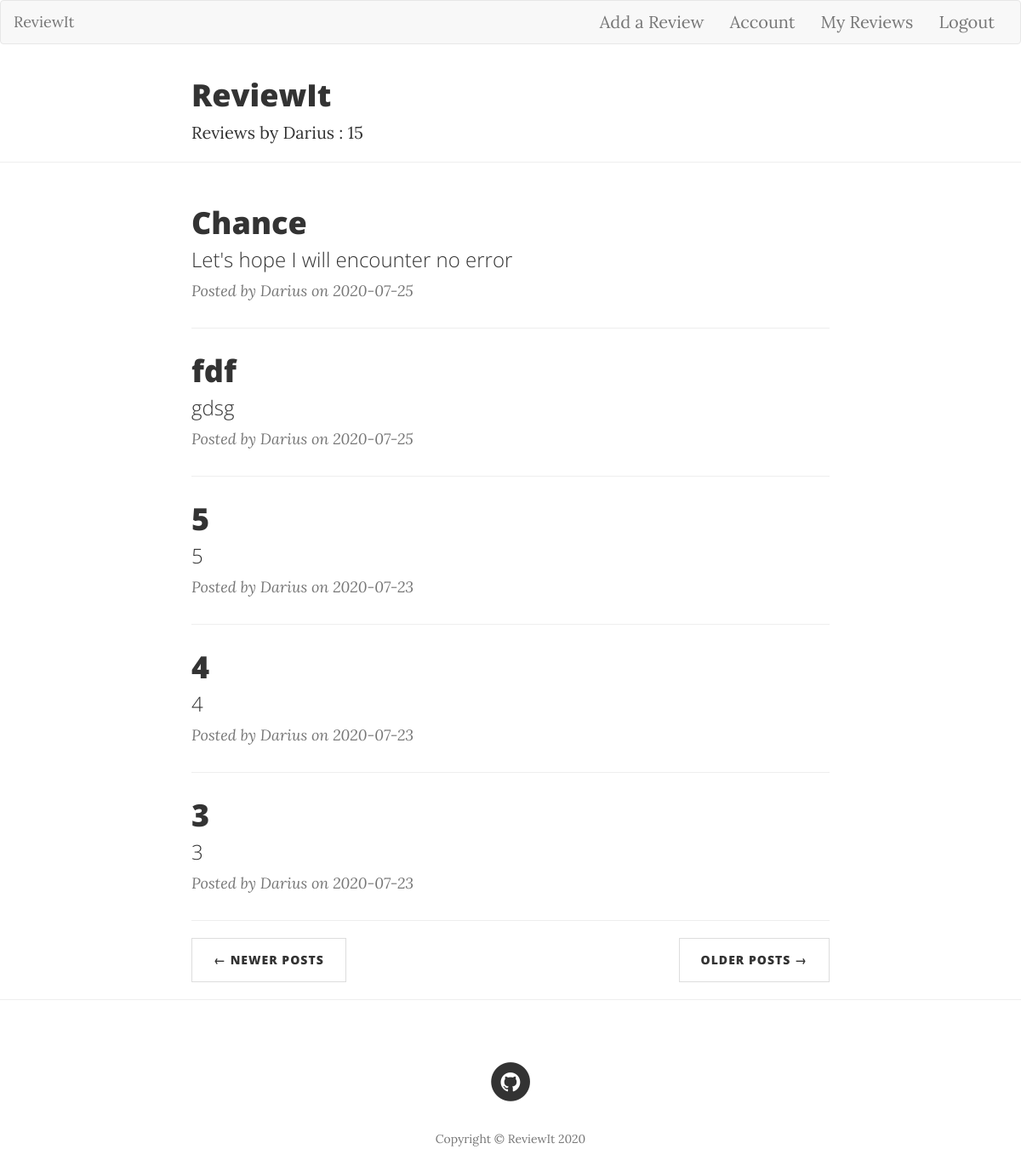
The page /user/Darius?page=2 (signed in) on the database its author committed.
### flaskreview/models.py (models this page shows, shortened)
class User(db.Model, UserMixin):
    id = db.Column(db.Integer, primary_key=True)
    username = db.Column(db.String(20), unique=True, nullable=False)
    email = db.Column(db.String(120), unique=True, nullable=False)
    password = db.Column(db.String(60), nullable=False)
    reviews = db.relationship('Review', backref='author', lazy=True)

class Review(db.Model):
    id = db.Column(db.Integer, primary_key=True)
    title = db.Column(db.String(100), nullable=False)
    description = db.Column(db.Text, nullable=False)
    rating = db.Column(db.Integer, nullable=False)
    country = db.Column(db.String(100))
    city = db.Column(db.String(100))
    date_created = db.Column(db.DateTime, nullable=False, default=datetime.utcnow)
    pictures = db.Column(db.String(20))
    user_id = db.Column(db.Integer, db.ForeignKey('user.id'), nullable=False)

### flaskreview/users/routes.py (the view)
@users.route("/user/<string:username>")
@login_required
def user_posts(username):
    page = request.args.get('page', 1, type=int)
    user = User.query.filter_by(username=username).first_or_404()
    reviews = Review.query.filter_by(author=user)\
        .order_by(Review.date_created.desc())\
        .paginate(page=page, per_page=5)
    return render_template('user_posts.html', reviews=reviews, user=user, title='My Reviews')

### flaskreview/models.py (called while the page is built)
@login_manager.user_loader
def load_user(user_id):
    return User.query.get(int(user_id))

### flaskreview/templates/user_posts.html
{% extends 'base.html' %}
{% block header %}
    <div class="container">
        <div class="row">
            <div class="col-lg-8 col-lg-offset-2 col-md-10 col-md-offset-1">
                <div class="site-heading">
                    {% if header %}
                        <h1>{{ header }}</h1>
                    {% else %}
                        <h1>ReviewIt</h1>
                    {% endif %}
                    <span class="subheading">Reviews by {{ user.username }} : {{ reviews.total }}</span>
                </div>
            </div>
        </div>
    </div>
    <hr>
{% endblock header %}
{% block content %}
<div class="container">
    <div class="row">
        <div class="col-lg-8 col-lg-offset-2 col-md-10 col-md-offset-1">
            <div class="post-preview">
                {% for review in reviews.items %}
                <a href="{{ url_for('reviews.review', review_id=review.id) }}">
                    <h2 class="post-title">
                        {{review.title}}
                    </h2>
                    <h3 class="post-subtitle">
                        {{ review.description }}
                    </h3>
                </a>
                <p class="post-meta">Posted by {{ review.author.username }} on
                    {{ review.date_created.strftime('%Y-%m-%d') }}</p>
                    <hr>
                {% endfor %}
            </div>
            {% for page_num in reviews.iter_pages() %}
                {% if page_num %}
                    {% if reviews.page == page_num %}
                        <ul class="pager">
                            <li class="next">
                                <a href="{{ url_for('users.user_posts',username=user.username, page=page_num+1) }}">Older Posts &rarr;</a>
                            </li>
                            <li class="previous">
                                <a href="{{ url_for('users.user_posts',username=user.username, page=page_num-1) }}">&larr;
                                    Newer Posts </a>
                            </li>
                        </ul>
                    {% endif %}
                {% endif %}
            {% endfor %}
        </div>
    </div>
</div>
<hr>
{% endblock content %}

### rows shown on the page
User: username "Darius"
Review: title "Chance", description "Let's hope I will encounter no error", author.username "Darius", date_created "2020-07-25"
Review: title "fdf", description "gdsg", author.username "Darius", date_created "2020-07-25"
Review: title "5", description "5", author.username "Darius", date_created "2020-07-23"
Review: title "4", description "4", author.username "Darius", date_created "2020-07-23"
Review: title "3", description "3", author.username "Darius", date_created "2020-07-23"

### other values the page prints
{{ reviews.total }} "15"
